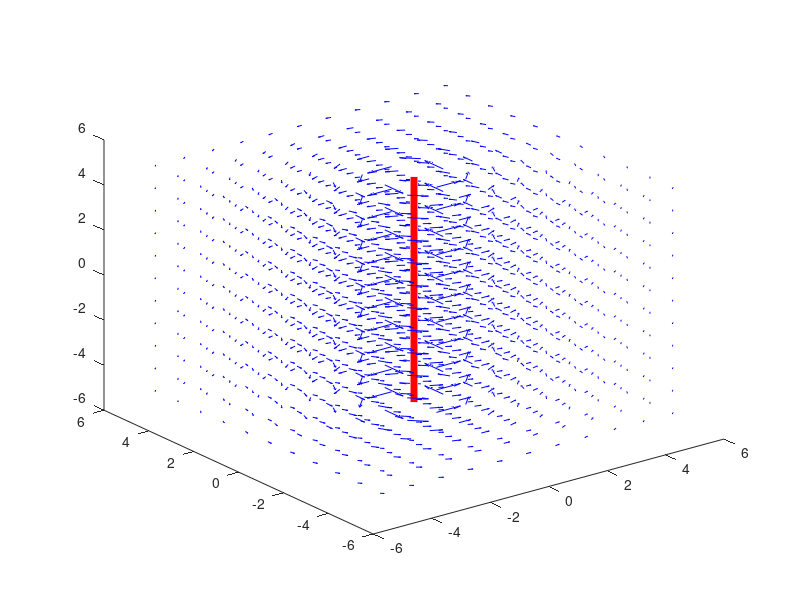

Write the MATLAB code that produced this figure.
clear all; close all;

I=1;
x=-5:5;
y=-5:5;
z=-5:5;
[X,Y,Z]=meshgrid(x,y,z);
Hx=-I/(2*pi)*Y./(X.^2+Y.^2);
Hy=I/(2*pi)*X./(X.^2+Y.^2);
Hz=0*X;
plot3([0,0],[0,0],[z(1),z(end)],'r-','linewidth',5);
hold on;
quiver3(X,Y,Z,Hx,Hy,Hz,'b');

